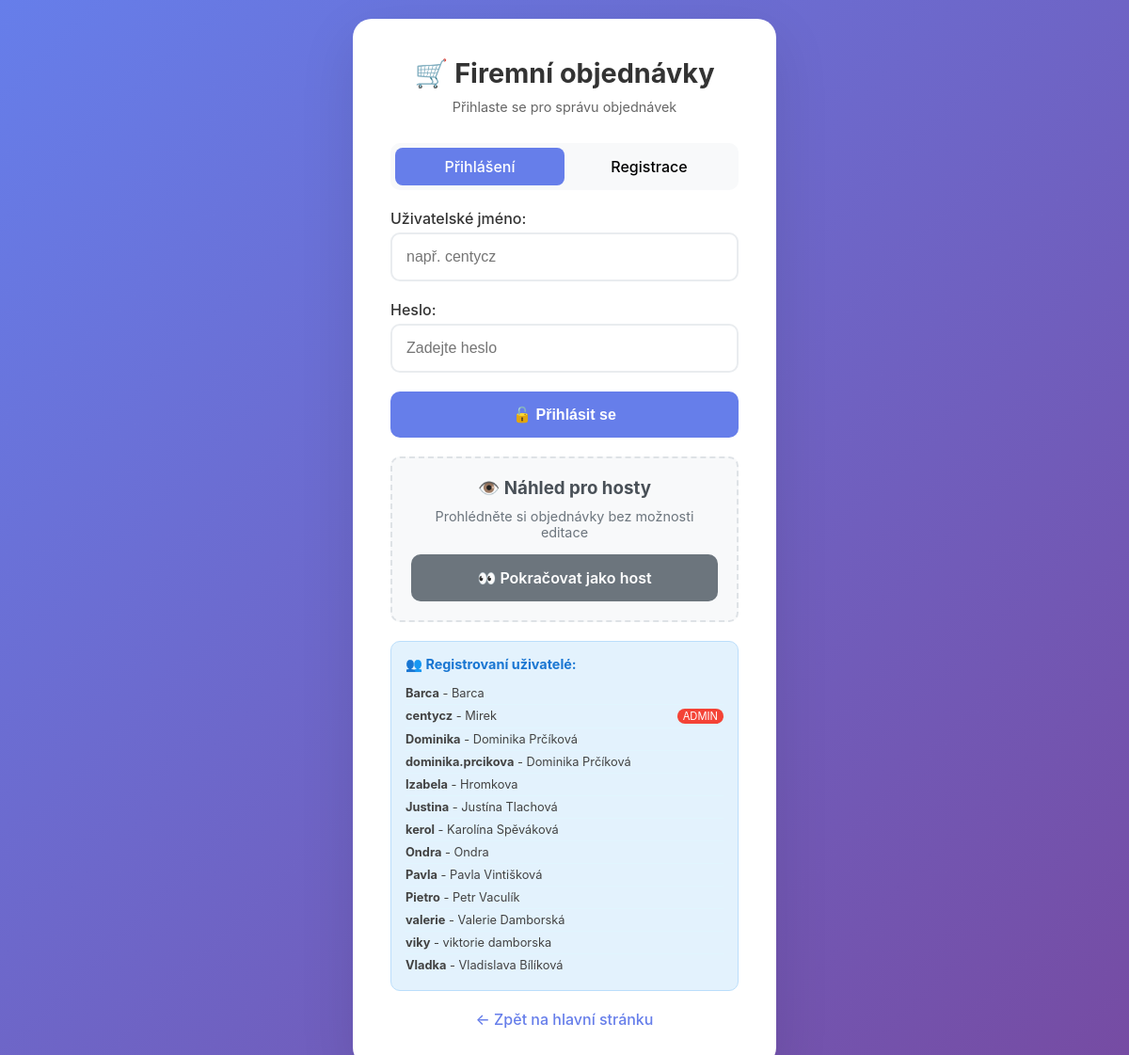
The page /pizza/login.php on the database as committed earlier.
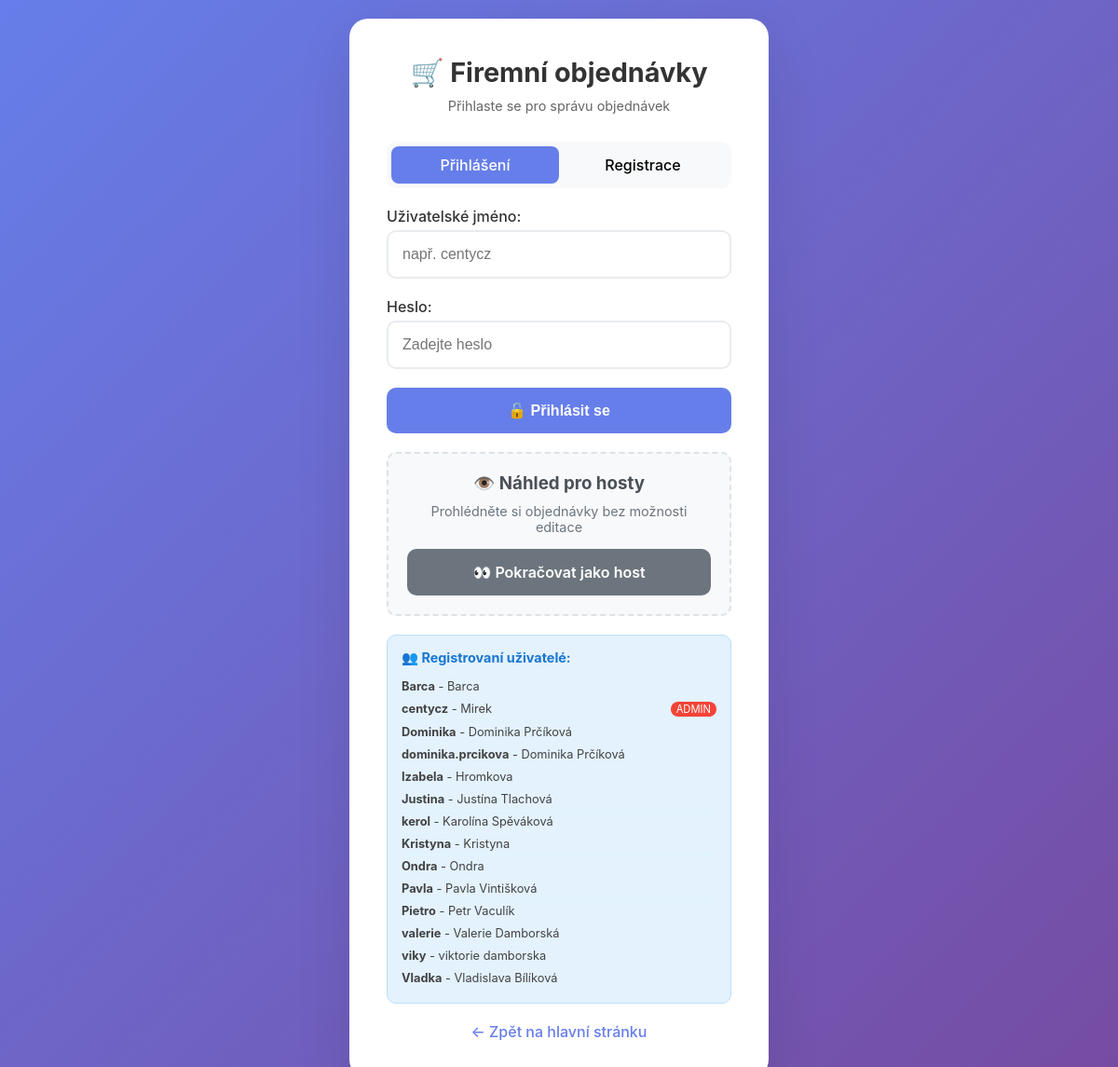
The same page on the database as committed later.
### tables this page shows
CREATE TABLE `order_users` (
  `id` int(11) NOT NULL,
  `username` varchar(50) NOT NULL,
  `password_hash` varchar(255) NOT NULL,
  `full_name` varchar(100) DEFAULT NULL,
  `is_admin` tinyint(1) DEFAULT 0,
  `created_at` timestamp NULL DEFAULT current_timestamp(),
  `user_role` enum('admin','ragazzi','user') DEFAULT 'user',
  `is_active` tinyint(1) DEFAULT 1,
  `email` varchar(255) DEFAULT NULL
);

### pizza/login.php (the view, shortened to what this page needs)
<?php
try {
    $pdo = new PDO('mysql:host=127.0.0.1;dbname=pizza_orders;charset=utf8mb4', 'pizza_user', 'pizza');
    $pdo->setAttribute(PDO::ATTR_ERRMODE, PDO::ERRMODE_EXCEPTION);
    $pdo->setAttribute(PDO::ATTR_DEFAULT_FETCH_MODE, PDO::FETCH_ASSOC);
} catch(PDOException $e) {
    die("Chyba připojení: " . $e->getMessage());
}
try {
    $existing_users = $pdo->query("SELECT username, full_name, is_admin FROM order_users ORDER BY username")->fetchAll();
} catch(PDOException $e) {
    $existing_users = [];
}
?>
<!DOCTYPE html>
<html lang="cs">
<head>
</head>
<body>
    <div class="login-container">
        <div class="login-header">
            <h1>🛒 Firemní objednávky</h1>
            <p>Přihlaste se pro správu objednávek</p>
        </div>
        <div class="form-tabs">
            <div class="form-tab active" onclick="switchTab('login')">Přihlášení</div>
            <div class="form-tab" onclick="switchTab('register')">Registrace</div>
        </div>
        <div id="login-panel" class="form-panel active">
            <form method="POST">
                <div class="form-group">
                    <label>Uživatelské jméno:</label>
                    <input type="text" name="username" required placeholder="např. centycz" value="<?= isset($_POST['username']) ? htmlspecialchars($_POST['username']) : '' ?>">
                </div>
                <div class="form-group">
                    <label>Heslo:</label>
                    <input type="password" name="password" required placeholder="Zadejte heslo">
                </div>
                <button type="submit" class="btn btn-primary">
                    🔓 Přihlásit se
                </button>
            </form>
        <div class="guest-access">
            <h3>👁️ Náhled pro hosty</h3>
            <p>Prohlédněte si objednávky bez možnosti editace</p>
            <a href="orders_system.php?guest=1" class="btn btn-secondary">
                👀 Pokračovat jako host
            </a>
        </div>
        <?php if (!empty($existing_users)): ?>
        <div class="existing-users">
            <h4>👥 Registrovaní uživatelé:</h4>
            <div class="user-list">
                <?php foreach ($existing_users as $user): ?>
                    <div class="user-item">
                        <span><strong><?= htmlspecialchars($user['username']) ?></strong> - <?= htmlspecialchars($user['full_name']) ?></span>
                        <?php if ($user['is_admin']): ?>
                            <span class="admin-badge">ADMIN</span>
                        <?php endif; ?>
                    </div>
                <?php endforeach; ?>
            </div>
        </div>
        <?php endif; ?>
        <div class="back-link">
            <a href="../">← Zpět na hlavní stránku</a>
        </div>
    </div>
</body>
</html>

Rows that differ between the two databases and show on the page:
added order_users: username "Kristyna", full_name "Kristyna"
